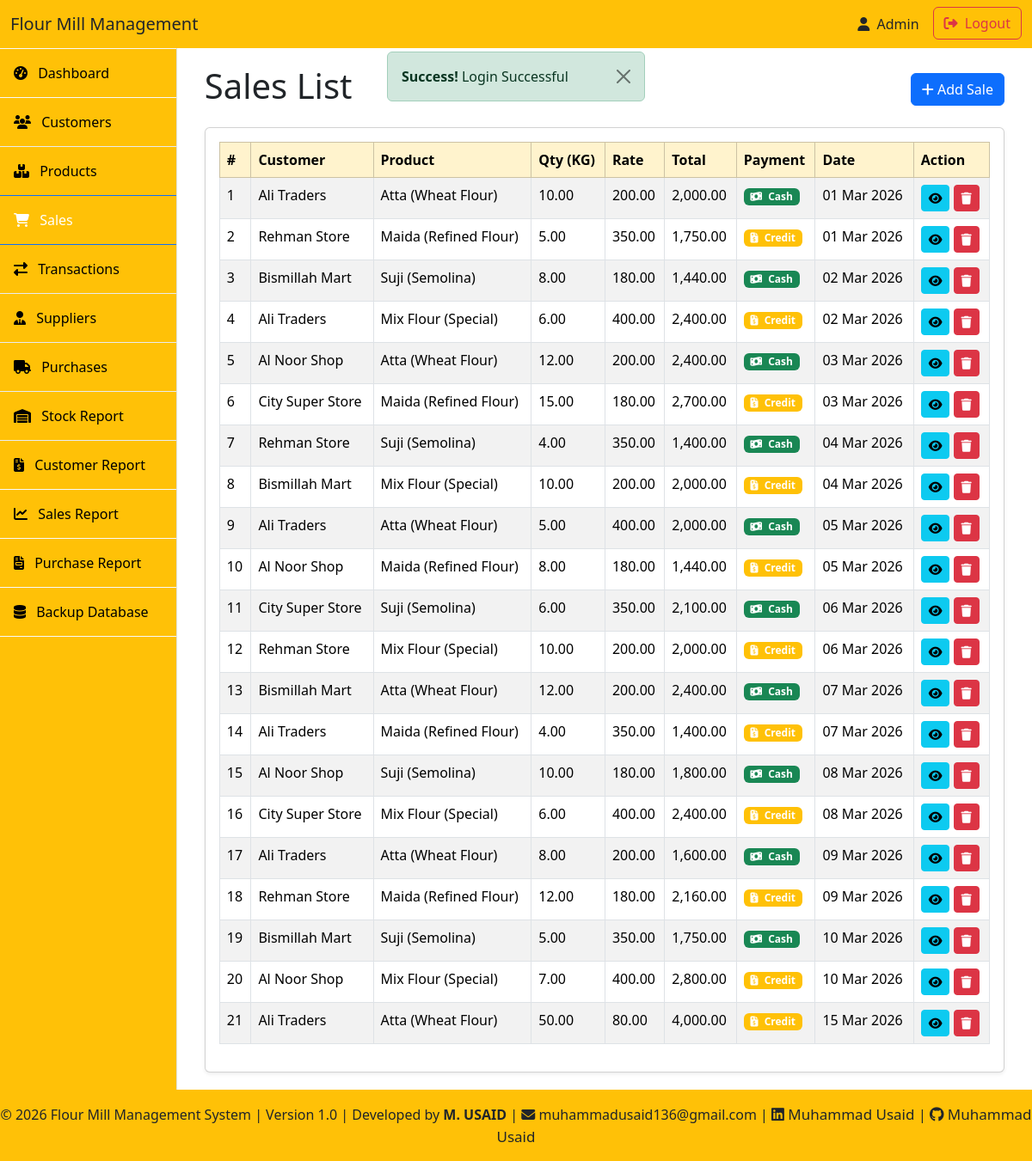
Page /sales/sale_list.php (signed in) on the committed database.
### tables this page shows
CREATE TABLE `sales` (
  `id` int(11) NOT NULL AUTO_INCREMENT,
  `customer_id` int(11) DEFAULT NULL,
  `product_id` int(11) NOT NULL,
  `quantity` decimal(10,2) NOT NULL,
  `rate` decimal(10,2) NOT NULL,
  `total` decimal(10,2) NOT NULL,
  `payment_type` enum('cash','credit') NOT NULL,
  `created_at` timestamp NOT NULL DEFAULT current_timestamp(),
  PRIMARY KEY (`id`),
  KEY `fk_sale_customer` (`customer_id`),
  KEY `fk_sale_product` (`product_id`),
  CONSTRAINT `fk_sale_customer` FOREIGN KEY (`customer_id`) REFERENCES `customers` (`id`) ON DELETE SET NULL ON UPDATE CASCADE,
  CONSTRAINT `fk_sale_product` FOREIGN KEY (`product_id`) REFERENCES `products` (`id`) ON DELETE CASCADE ON UPDATE CASCADE
);

CREATE TABLE `products` (
  `id` int(11) NOT NULL AUTO_INCREMENT,
  `name` varchar(255) NOT NULL,
  `created_at` timestamp NOT NULL DEFAULT current_timestamp(),
  `updated_at` timestamp NOT NULL DEFAULT current_timestamp() ON UPDATE current_timestamp(),
  `stock_kg` decimal(10,2) DEFAULT NULL,
  `rate_per_kg` decimal(10,2) DEFAULT NULL,
  PRIMARY KEY (`id`)
);

### sales/sale_list.php (the view)
<?php
include "../includes/init.php";
include "../layout/header.php";
$stmt = mysqli_prepare($conn, "
SELECT
COALESCE(c.name,'Cash Customer') AS customer_name,
p.name AS product_name,
s.id,
s.quantity,
s.rate,
s.total,
s.payment_type,
s.created_at
FROM sales s
LEFT JOIN customers c ON s.customer_id = c.id
JOIN products p ON s.product_id = p.id
");
mysqli_stmt_execute($stmt);
$result = mysqli_stmt_get_result($stmt);
?>
<div class="container-fluid">
    <div class="d-flex justify-content-between align-items-center mb-3">
        <h1>Sales List</h1>
        <a href="sale_add.php" class="btn btn-primary">
            <i class="fa fa-add"></i> Add Sale
        </a>
    </div>
    <div class="card shadow-sm">
        <div class="card-body">
            <div class="table-responsive">
                <table class="table table-bordered table-striped">
                    <thead class="table-warning">
                        <tr>
                            <th>#</th>
                            <th>Customer</th>
                            <th>Product</th>
                            <th>Qty (KG)</th>
                            <th>Rate</th>
                            <th>Total</th>
                            <th>Payment</th>
                            <th>Date</th>
                            <th>Action</th>
                        </tr>
                    </thead>
                    <tbody>
                        <?php $i = 1; ?>
                        <?php while ($row = mysqli_fetch_assoc($result)) : ?>
                            <tr>
                                <td><?= $i++; ?></td>
                                <td><?= $row['customer_name']; ?></td>
                                <td><?= $row['product_name']; ?></td>
                                <td><?= $row['quantity']; ?></td>
                                <td><?= $row['rate']; ?></td>
                                <td><?= number_format($row['total'], 2); ?></td>
                                <td>
                                    <span class="badge <?= ($row['payment_type'] == 'cash') ? 'bg-success' : 'bg-warning' ?>">
                                        <?= ($row['payment_type'] == 'cash')
                                            ? '<i class="fa-solid fa-money-bill-wave me-1"></i> Cash'
                                            : '<i class="fa-solid fa-file-invoice-dollar me-1"></i> Credit'; ?>
                                    </span>
                                </td>
                                <td><?= date("d M Y", strtotime($row['created_at'])); ?></td>
                                <td>
                                    <a href="sale_view.php?id=<?= $row['id']; ?>" class="btn btn-info btn-sm"><i class="fa fa-eye"></i></a>
                                    <a href="sale_delete.php?id=<?= $row['id']; ?>" onclick="return confirm('Are you sure you want to delete this sale?')" class="btn btn-danger btn-sm"><i class="fa fa-trash"></i></a>
                                </td>
                            </tr>
                        <?php endwhile; ?>
                    </tbody>
                </table>
            </div>
        </div>
    </div>
</div>
<?php
include "../layout/footer.php";
?>

### layout/header.php (style rules this page uses)
body { overflow-x: hidden; }

### rows in the picture
sales: customer_name "Ali Traders", product.name "Atta (Wheat Flour)", quantity "10.00", rate "200.00", total "2,000.00", payment_type "cash" (drawn), created_at "01 Mar 2026"
sales: customer_name "Rehman Store", product.name "Maida (Refined Flour)", quantity "5.00", rate "350.00", total "1,750.00", payment_type "credit" (drawn), created_at "01 Mar 2026"
sales: customer_name "Bismillah Mart", product.name "Suji (Semolina)", quantity "8.00", rate "180.00", total "1,440.00", payment_type "cash" (drawn), created_at "02 Mar 2026"
sales: customer_name "Ali Traders", product.name "Mix Flour (Special)", quantity "6.00", rate "400.00", total "2,400.00", payment_type "credit" (drawn), created_at "02 Mar 2026"
sales: customer_name "Al Noor Shop", product.name "Atta (Wheat Flour)", quantity "12.00", rate "200.00", total "2,400.00", payment_type "cash" (drawn), created_at "03 Mar 2026"
sales: customer_name "City Super Store", product.name "Maida (Refined Flour)", quantity "15.00", rate "180.00", total "2,700.00", payment_type "credit" (drawn), created_at "03 Mar 2026"
sales: customer_name "Rehman Store", product.name "Suji (Semolina)", quantity "4.00", rate "350.00", total "1,400.00", payment_type "cash" (drawn), created_at "04 Mar 2026"
sales: customer_name "Bismillah Mart", product.name "Mix Flour (Special)", quantity "10.00", rate "200.00", total "2,000.00", payment_type "credit" (drawn), created_at "04 Mar 2026"
sales: customer_name "Ali Traders", product.name "Atta (Wheat Flour)", quantity "5.00", rate "400.00", total "2,000.00", payment_type "cash" (drawn), created_at "05 Mar 2026"
sales: customer_name "Al Noor Shop", product.name "Maida (Refined Flour)", quantity "8.00", rate "180.00", total "1,440.00", payment_type "credit" (drawn), created_at "05 Mar 2026"
sales: customer_name "City Super Store", product.name "Suji (Semolina)", quantity "6.00", rate "350.00", total "2,100.00", payment_type "cash" (drawn), created_at "06 Mar 2026"
sales: customer_name "Rehman Store", product.name "Mix Flour (Special)", quantity "10.00", rate "200.00", total "2,000.00", payment_type "credit" (drawn), created_at "06 Mar 2026"
sales: customer_name "Bismillah Mart", product.name "Atta (Wheat Flour)", quantity "12.00", rate "200.00", total "2,400.00", payment_type "cash" (drawn), created_at "07 Mar 2026"
sales: customer_name "Ali Traders", product.name "Maida (Refined Flour)", quantity "4.00", rate "350.00", total "1,400.00", payment_type "credit" (drawn), created_at "07 Mar 2026"
sales: customer_name "Al Noor Shop", product.name "Suji (Semolina)", quantity "10.00", rate "180.00", total "1,800.00", payment_type "cash" (drawn), created_at "08 Mar 2026"
sales: customer_name "City Super Store", product.name "Mix Flour (Special)", quantity "6.00", rate "400.00", total "2,400.00", payment_type "credit" (drawn), created_at "08 Mar 2026"
sales: customer_name "Ali Traders", product.name "Atta (Wheat Flour)", quantity "8.00", rate "200.00", total "1,600.00", payment_type "cash" (drawn), created_at "09 Mar 2026"
sales: customer_name "Rehman Store", product.name "Maida (Refined Flour)", quantity "12.00", rate "180.00", total "2,160.00", payment_type "credit" (drawn), created_at "09 Mar 2026"
sales: customer_name "Bismillah Mart", product.name "Suji (Semolina)", quantity "5.00", rate "350.00", total "1,750.00", payment_type "cash" (drawn), created_at "10 Mar 2026"
sales: customer_name "Al Noor Shop", product.name "Mix Flour (Special)", quantity "7.00", rate "400.00", total "2,800.00", payment_type "credit" (drawn), created_at "10 Mar 2026"
sales: customer_name "Ali Traders", product.name "Atta (Wheat Flour)", quantity "50.00", rate "80.00", total "4,000.00", payment_type "credit" (drawn), created_at "15 Mar 2026"

### other values in the picture
$msg "Login Successful"
